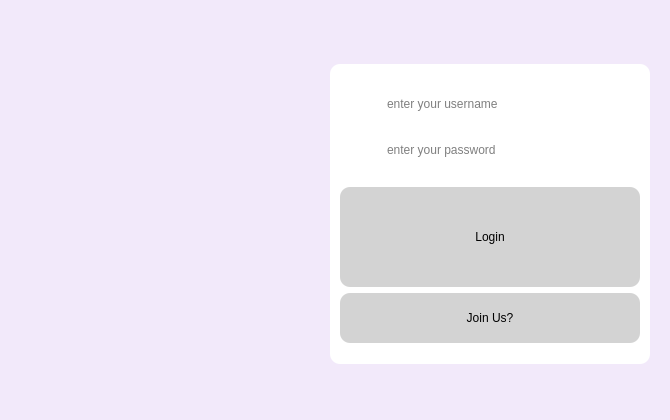
<?xml version="1.0" encoding="UTF-8"?>
<ui version="4.0">
 <class>Widget</class>
 <widget class="QWidget" name="Widget">
  <property name="geometry">
   <rect>
    <x>0</x>
    <y>0</y>
    <width>670</width>
    <height>420</height>
   </rect>
  </property>
  <property name="sizePolicy">
   <sizepolicy hsizetype="Fixed" vsizetype="Fixed">
    <horstretch>0</horstretch>
    <verstretch>0</verstretch>
   </sizepolicy>
  </property>
  <property name="minimumSize">
   <size>
    <width>670</width>
    <height>420</height>
   </size>
  </property>
  <property name="maximumSize">
   <size>
    <width>670</width>
    <height>420</height>
   </size>
  </property>
  <property name="windowTitle">
   <string>ChatTime Login</string>
  </property>
  <property name="styleSheet">
   <string notr="true">background-color: rgb(242, 233, 250);</string>
  </property>
  <layout class="QHBoxLayout" name="horizontalLayout_3">
   <property name="topMargin">
    <number>20</number>
   </property>
   <item>
    <layout class="QHBoxLayout" name="horizontalLayout">
     <item>
      <spacer name="horizontalSpacer">
       <property name="orientation">
        <enum>Qt::Horizontal</enum>
       </property>
       <property name="sizeHint" stdset="0">
        <size>
         <width>40</width>
         <height>20</height>
        </size>
       </property>
      </spacer>
     </item>
     <item>
      <widget class="QLabel" name="label_2">
       <property name="minimumSize">
        <size>
         <width>300</width>
         <height>400</height>
        </size>
       </property>
       <property name="maximumSize">
        <size>
         <width>300</width>
         <height>400</height>
        </size>
       </property>
       <property name="text">
        <string/>
       </property>
       <property name="pixmap">
        <pixmap resource="resources.qrc">:/images/loginreg.png</pixmap>
       </property>
       <property name="scaledContents">
        <bool>true</bool>
       </property>
      </widget>
     </item>
     <item>
      <widget class="QWidget" name="widget_2" native="true">
       <layout class="QVBoxLayout" name="verticalLayout">
        <item>
         <widget class="QWidget" name="widget" native="true">
          <property name="minimumSize">
           <size>
            <width>320</width>
            <height>300</height>
           </size>
          </property>
          <property name="maximumSize">
           <size>
            <width>320</width>
            <height>300</height>
           </size>
          </property>
          <property name="styleSheet">
           <string notr="true">
border-radius: 10px;
background-color: white;
</string>
          </property>
          <layout class="QHBoxLayout" name="horizontalLayout_2">
           <item>
            <layout class="QVBoxLayout" name="verticalLayout_2">
             <item>
              <layout class="QGridLayout" name="gridLayout">
               <item row="0" column="1">
                <widget class="QLineEdit" name="usernameInput">
                 <property name="placeholderText">
                  <string>enter your username</string>
                 </property>
                </widget>
               </item>
               <item row="1" column="0">
                <widget class="QLabel" name="passwordLabel">
                 <property name="minimumSize">
                  <size>
                   <width>40</width>
                   <height>40</height>
                  </size>
                 </property>
                 <property name="maximumSize">
                  <size>
                   <width>40</width>
                   <height>40</height>
                  </size>
                 </property>
                 <property name="text">
                  <string/>
                 </property>
                 <property name="pixmap">
                  <pixmap resource="resources.qrc">:/images/password2.svg</pixmap>
                 </property>
                 <property name="scaledContents">
                  <bool>true</bool>
                 </property>
                </widget>
               </item>
               <item row="1" column="1">
                <widget class="QLineEdit" name="passwordInput">
                 <property name="echoMode">
                  <enum>QLineEdit::Password</enum>
                 </property>
                 <property name="placeholderText">
                  <string>enter your password</string>
                 </property>
                </widget>
               </item>
               <item row="0" column="0">
                <widget class="QLabel" name="usernameLabel">
                 <property name="sizePolicy">
                  <sizepolicy hsizetype="Fixed" vsizetype="Fixed">
                   <horstretch>0</horstretch>
                   <verstretch>0</verstretch>
                  </sizepolicy>
                 </property>
                 <property name="minimumSize">
                  <size>
                   <width>40</width>
                   <height>40</height>
                  </size>
                 </property>
                 <property name="maximumSize">
                  <size>
                   <width>40</width>
                   <height>40</height>
                  </size>
                 </property>
                 <property name="text">
                  <string/>
                 </property>
                 <property name="pixmap">
                  <pixmap resource="resources.qrc">:/images/username2.svg</pixmap>
                 </property>
                 <property name="scaledContents">
                  <bool>true</bool>
                 </property>
                </widget>
               </item>
              </layout>
             </item>
             <item>
              <layout class="QGridLayout" name="gridLayout_2">
               <item row="0" column="0">
                <widget class="QPushButton" name="loginBtn">
                 <property name="sizePolicy">
                  <sizepolicy hsizetype="Fixed" vsizetype="Fixed">
                   <horstretch>0</horstretch>
                   <verstretch>0</verstretch>
                  </sizepolicy>
                 </property>
                 <property name="minimumSize">
                  <size>
                   <width>300</width>
                   <height>100</height>
                  </size>
                 </property>
                 <property name="maximumSize">
                  <size>
                   <width>300</width>
                   <height>100</height>
                  </size>
                 </property>
                 <property name="styleSheet">
                  <string notr="true">QPushButton {
        border: none;
        background-color: lightgray;
    }
    QPushButton:hover {
        background-color: gray;
    }
    QPushButton:pressed {
        background-color: darkgray;
    }</string>
                 </property>
                 <property name="text">
                  <string>Login</string>
                 </property>
                </widget>
               </item>
               <item row="1" column="0">
                <widget class="QPushButton" name="regosterBtn">
                 <property name="sizePolicy">
                  <sizepolicy hsizetype="Fixed" vsizetype="Fixed">
                   <horstretch>0</horstretch>
                   <verstretch>0</verstretch>
                  </sizepolicy>
                 </property>
                 <property name="minimumSize">
                  <size>
                   <width>300</width>
                   <height>50</height>
                  </size>
                 </property>
                 <property name="maximumSize">
                  <size>
                   <width>300</width>
                   <height>50</height>
                  </size>
                 </property>
                 <property name="styleSheet">
                  <string notr="true">QPushButton {
        border: none;
        background-color: lightgray;
    }
    QPushButton:hover {
        background-color: gray;
    }
    QPushButton:pressed {
        background-color: darkgray;
    }</string>
                 </property>
                 <property name="text">
                  <string>Join Us?</string>
                 </property>
                </widget>
               </item>
              </layout>
             </item>
            </layout>
           </item>
          </layout>
         </widget>
        </item>
       </layout>
      </widget>
     </item>
    </layout>
   </item>
  </layout>
 </widget>
 <resources>
  <include location="resources.qrc"/>
 </resources>
 <connections/>
</ui>
